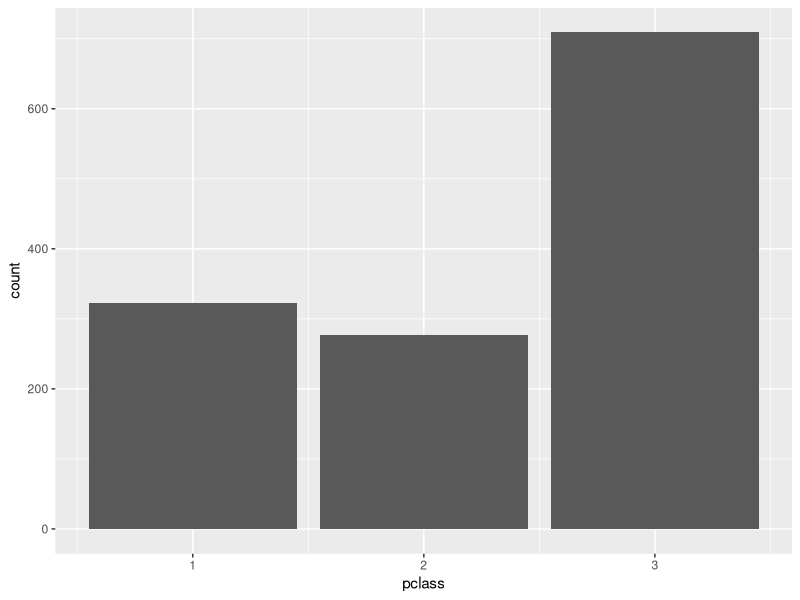
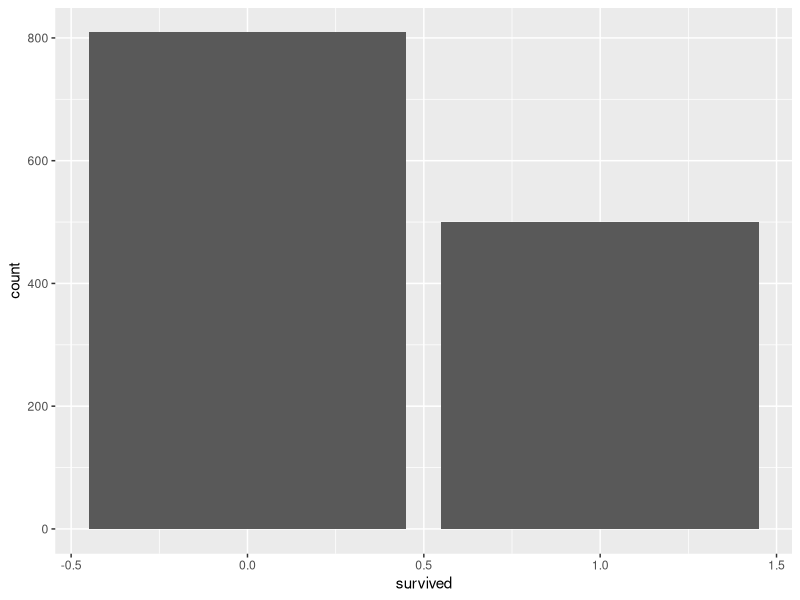

Source code (R) for these figures, in order:
library(readr)
library(ggplot2)

data <- readr::read_csv("data/titanic_clean.csv")

# eda

ggplot(data = data, aes(x = pclass)) +
  geom_bar()

ggplot(data, aes(x = survived)) +
  geom_bar()